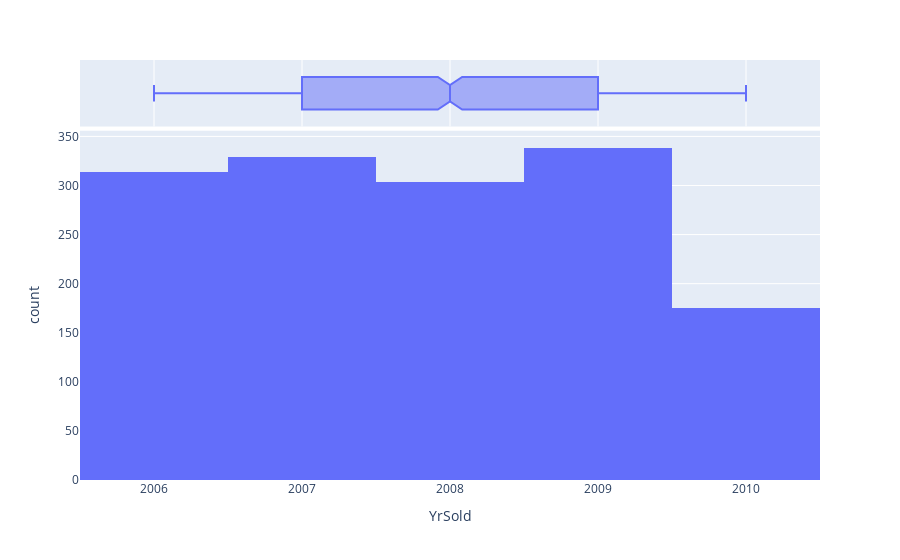

The notebook cell saved with this chart:
### Code cell
px.histogram(data, x='YrSold', marginal='box')

### Figure 1 — Plotly figure (JSON) as saved in the notebook; plotly's stock layout.template omitted (floating-point values rounded to 4 significant figures; data arrays with more than 128 entries replaced by an {"elided": "..."} marker saying what was removed)
{"data": [{"alignmentgroup": "True", "bingroup": "x", "hovertemplate": "YrSold=%{x}<br>count=%{y}<extra></extra>", "legendgroup": "", "marker": {"color": "#636efa", "pattern": {"shape": ""}}, "name": "", "offsetgroup": "", "orientation": "v", "showlegend": false, "type": "histogram", "x": {"elided": "1460 int values"}, "xaxis": "x", "yaxis": "y"}, {"alignmentgroup": "True", "hovertemplate": "YrSold=%{x}<extra></extra>", "legendgroup": "", "marker": {"color": "#636efa"}, "name": "", "notched": true, "offsetgroup": "", "showlegend": false, "type": "box", "x": {"elided": "1460 int values"}, "xaxis": "x2", "yaxis": "y2"}], "layout": {"barmode": "relative", "legend": {"tracegroupgap": 0}, "margin": {"t": 60}, "xaxis": {"anchor": "y", "domain": [0, 1], "title": {"text": "YrSold"}}, "xaxis2": {"anchor": "y2", "domain": [0, 1], "matches": "x", "showgrid": true, "showticklabels": false}, "yaxis": {"anchor": "x", "domain": [0, 0.8316], "title": {"text": "count"}}, "yaxis2": {"anchor": "x2", "domain": [0.8416, 1], "matches": "y2", "showgrid": false, "showline": false, "showticklabels": false, "ticks": ""}}}
